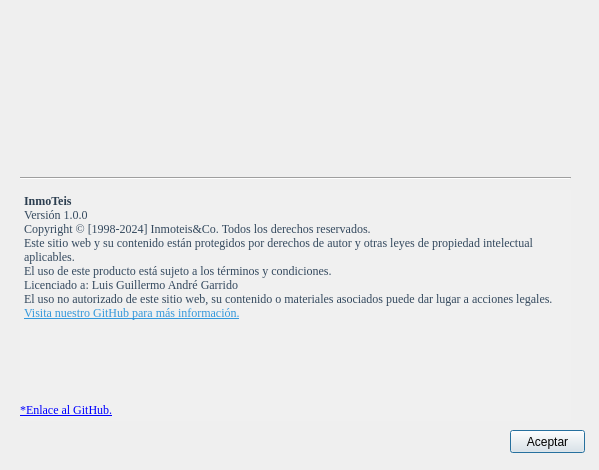
<?xml version="1.0" encoding="UTF-8"?>
<ui version="4.0">
 <class>Dialog</class>
 <widget class="QDialog" name="Dialog">
  <property name="enabled">
   <bool>true</bool>
  </property>
  <property name="geometry">
   <rect>
    <x>0</x>
    <y>0</y>
    <width>599</width>
    <height>470</height>
   </rect>
  </property>
  <property name="windowTitle">
   <string>Dialog</string>
  </property>
  <property name="modal">
   <bool>true</bool>
  </property>
  <widget class="QTextEdit" name="dlgAbout">
   <property name="enabled">
    <bool>true</bool>
   </property>
   <property name="geometry">
    <rect>
     <x>20</x>
     <y>190</y>
     <width>551</width>
     <height>231</height>
    </rect>
   </property>
   <property name="font">
    <font>
     <family>Times New Roman</family>
     <weight>50</weight>
     <bold>false</bold>
     <strikeout>false</strikeout>
    </font>
   </property>
   <property name="styleSheet">
    <string notr="true">background-color: rgba(240, 240, 240, 240);</string>
   </property>
   <property name="frameShape">
    <enum>QFrame::NoFrame</enum>
   </property>
   <property name="readOnly">
    <bool>true</bool>
   </property>
   <property name="html">
       <string>&lt;!DOCTYPE HTML PUBLIC &quot;-//W3C//DTD HTML 4.0//EN&quot; &quot;http://www.w3.org/TR/REC-html40/strict.dtd&quot;&gt;
&lt;html&gt;&lt;head&gt;&lt;meta name=&quot;qrichtext&quot; content=&quot;1&quot; /&gt;&lt;style type=&quot;text/css&quot;&gt;
p, li { white-space: pre-wrap; }
&lt;/style&gt;&lt;/head&gt;&lt;body style=&quot; font-family:'Arial'; font-size:9pt; font-weight:400; font-style:normal;&quot;&gt;
&lt;p style=&quot; margin-top:0px; margin-bottom:0px; margin-left:0px; margin-right:0px; &quot;&gt;&lt;span style=&quot; font-weight:600; color:#2c3e50;&quot;&gt;InmoTeis&lt;/span&gt;&lt;/p&gt;
&lt;p style=&quot; margin-top:0px; margin-bottom:0px; margin-left:0px; margin-right:0px; &quot;&gt;&lt;span style=&quot; color:#34495e;&quot;&gt;Versión 1.0.0&lt;/span&gt;&lt;/p&gt;
&lt;p style=&quot; margin-top:0px; margin-bottom:0px; margin-left:0px; margin-right:0px; &quot;&gt;&lt;span style=&quot; color:#34495e;&quot;&gt;Copyright © [1998-2024] Inmoteis&amp;amp;Co. Todos los derechos reservados.&lt;/span&gt;&lt;/p&gt;
&lt;p style=&quot; margin-top:0px; margin-bottom:0px; margin-left:0px; margin-right:0px; &quot;&gt;&lt;span style=&quot; color:#34495e;&quot;&gt;Este sitio web y su contenido están protegidos por derechos de autor y otras leyes de propiedad intelectual aplicables.&lt;/span&gt;&lt;/p&gt;
&lt;p style=&quot; margin-top:0px; margin-bottom:0px; margin-left:0px; margin-right:0px; &quot;&gt;&lt;span style=&quot; color:#34495e;&quot;&gt;El uso de este producto está sujeto a los términos y condiciones.&lt;/span&gt;&lt;/p&gt;
&lt;p style=&quot; margin-top:0px; margin-bottom:0px; margin-left:0px; margin-right:0px; &quot;&gt;&lt;span style=&quot; color:#34495e;&quot;&gt;Licenciado a: Luis Guillermo André Garrido&lt;/span&gt;&lt;/p&gt;
&lt;p style=&quot; margin-top:0px; margin-bottom:0px; margin-left:0px; margin-right:0px; &quot;&gt;&lt;span style=&quot; color:#34495e;&quot;&gt;El uso no autorizado de este sitio web, su contenido o materiales asociados puede dar lugar a acciones legales.&lt;/span&gt;&lt;/p&gt;
&lt;p style=&quot; margin-top:0px; margin-bottom:0px; margin-left:0px; margin-right:0px; &quot;&gt;&lt;a href=&quot;https://github.com/TheLexa69/ProyectoDI&quot;&gt;&lt;span style=&quot; text-decoration: underline; color:#3498db;&quot;&gt;Visita nuestro GitHub para más información.&lt;/span&gt;&lt;/a&gt;&lt;/p&gt;
&lt;/body&gt;&lt;/html&gt;</string>
    </property>
   <property name="textInteractionFlags">
    <set>Qt::LinksAccessibleByKeyboard|Qt::LinksAccessibleByMouse|Qt::TextBrowserInteraction|Qt::TextSelectableByKeyboard|Qt::TextSelectableByMouse</set>
   </property>
  </widget>
  <widget class="QPushButton" name="btnAceptar">
   <property name="geometry">
    <rect>
     <x>510</x>
     <y>430</y>
     <width>75</width>
     <height>23</height>
    </rect>
   </property>
   <property name="text">
    <string>Aceptar</string>
   </property>
  </widget>
  <widget class="Line" name="line">
   <property name="geometry">
    <rect>
     <x>20</x>
     <y>170</y>
     <width>551</width>
     <height>16</height>
    </rect>
   </property>
   <property name="orientation">
    <enum>Qt::Horizontal</enum>
   </property>
  </widget>
  <widget class="QLabel" name="label">
   <property name="geometry">
    <rect>
     <x>90</x>
     <y>50</y>
     <width>81</width>
     <height>81</height>
    </rect>
   </property>
   <property name="text">
    <string/>
   </property>
   <property name="pixmap">
    <pixmap>../img/icono.png</pixmap>
   </property>
   <property name="scaledContents">
    <bool>true</bool>
   </property>
  </widget>
  <widget class="QLabel" name="label_2">
   <property name="geometry">
    <rect>
     <x>190</x>
     <y>10</y>
     <width>331</width>
     <height>161</height>
    </rect>
   </property>
   <property name="text">
    <string/>
   </property>
   <property name="pixmap">
    <pixmap>../img/nombre-02.png</pixmap>
   </property>
   <property name="scaledContents">
    <bool>true</bool>
   </property>
  </widget>
  <widget class="QLabel" name="label_3">
   <property name="geometry">
    <rect>
     <x>20</x>
     <y>390</y>
     <width>221</width>
     <height>41</height>
    </rect>
   </property>
   <property name="font">
    <font>
     <family>Times New Roman</family>
    </font>
   </property>
   <property name="text">
       <string>&lt;html&gt;&lt;head/&gt;&lt;body&gt;&lt;p&gt;&lt;a href=&quot;https://github.com/TheLexa69/ProyectoDI&quot;&gt;&lt;span
           style=&quot; text-decoration: underline; color:#0000ff;&quot;&gt;*Enlace al GitHub.&lt;/span&gt;&lt;/a&gt;&lt;/p&gt;&lt;/body&gt;&lt;/html&gt;
       </string>
   </property>
   <property name="scaledContents">
    <bool>false</bool>
   </property>
   <property name="openExternalLinks">
    <bool>true</bool>
   </property>
   <property name="textInteractionFlags">
    <set>Qt::LinksAccessibleByKeyboard|Qt::LinksAccessibleByMouse</set>
   </property>
  </widget>
 </widget>
 <resources/>
 <connections/>
</ui>
